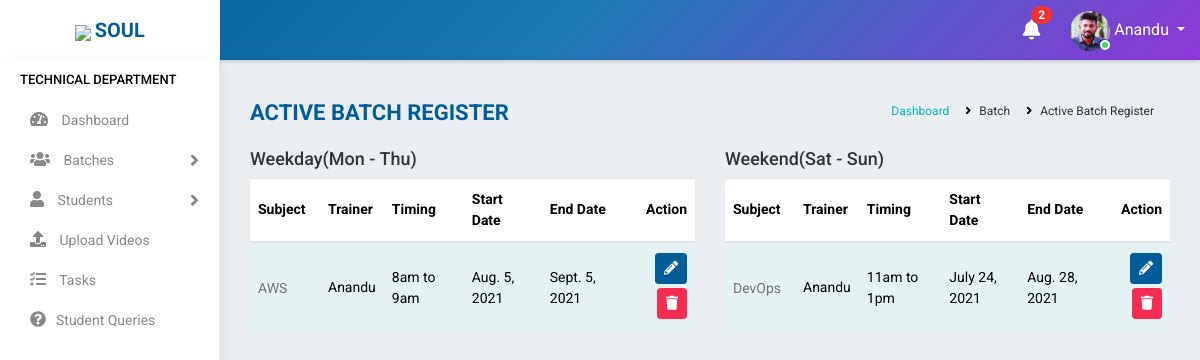
Before: /active_batch_register/ (signed in) with the older database file.
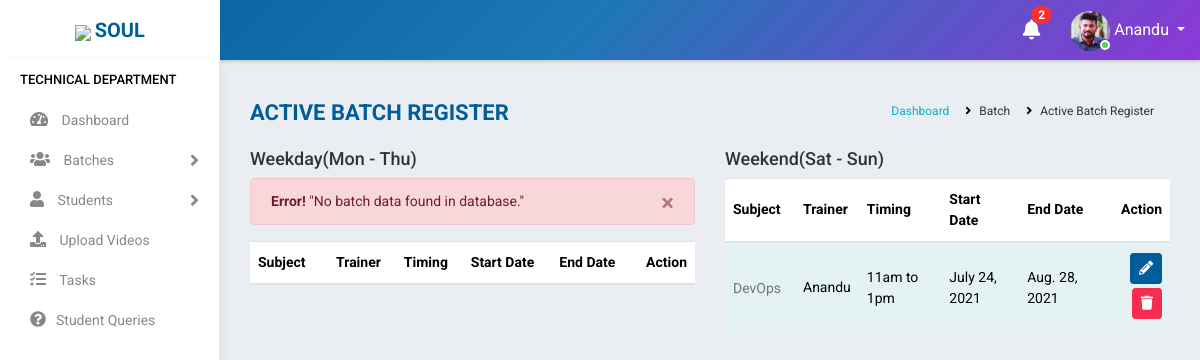
After: the same page with the newer database file.
### accounts/models.py (models this page shows, shortened)
class Batch(models.Model):
    mod_value= [
    ('1', 'Weekday'),
    ('2', 'Weekend')
    ]
    status_value= [
        ('Yet to start', 'Yet to start'),
        ('Ongoing', 'Ongoing'),
        ('Completed', 'Completed'),
    ]
    subject = models.ForeignKey(Courses,on_delete=models.CASCADE,null=True,blank=True)
    trainer = models.ForeignKey(Staff,on_delete=models.CASCADE,null=True,limit_choices_to={'stype':"3"},blank=True)
    timing = models.CharField(max_length=100, null=True,blank=True)
    start_date = models.DateField(null=True,blank=True)
    end_date = models.DateField(null=True,blank=True)
    link = models.CharField(max_length=1000,null=True,blank=True)
    passcode = models.CharField(max_length=100,null=True,blank=True,default="N/A")
    mode = models.CharField(max_length=100,choices=mod_value,default=1,blank=True)
    status = models.CharField(max_length=100,choices=status_value,blank=True,default="Yet to start")

class Courses(models.Model):
    name = models.CharField(max_length=300,null=True)
    fee = models.CharField(max_length=6)
    link = models.CharField(max_length=1000,null=True, blank=True)
    pic = models.ImageField(null=True, blank=True)
    def __str__(self):
        return self.name

class Staff(models.Model):
    value= (
    ('1', 'Operations'),
    ('2', 'Sales'),
    ('3', 'Trainer'),
    ('4', 'Admin'),
    )
    state = (
    ('Andhra Pradesh','Andhra Pradesh'),
    ('Arunachal Pradesh','Arunachal Pradesh'),
    ('Assam','Assam'),
    ('Bihar','Bihar'),
    ('Chhattisgarh','Chattisgarh'),
    ('Goa','Goa'),
    ('Gujarat','Gujarat'),
    ('Haryana','Haryana'),
    ('Himachal Pradesh','Himachal Pradesh'),
    ('Jharkhand','Jharkhand'),
    ('Karnataka','Karnataka'),
    ('Kerala','Kerala'),
    ('Madhya Pradesh','Madhya Pradesh'),
    ('Maharashtra','Maharashtra'),
    ('Manipur','Manipur'),
    ('Meghalaya','Meghalaya'),
    ('Mizoram','Mizoram'),
    ('Nagaland','Nagaland'),
    ('Odisha','Odisha'),
    ('Rajasthan','Rajasthan'),
    ('Sikkim','Sikkim'),
    ('Tamil Nadu','Tamil Nadu'),
    ('Telangana','Telangana'),
    ('Tripura','Tripura'),
    ('Uttar Pradesh','Uttar Pradesh'),
    ('Uttarakhand','Uttarakhand'),
    ('West Bengal','West Bengal')
    )
    groups = (
        ('AB+', 'AB+'),
        ('AB-', 'AB-'),
        ('A+', 'A+'),
        ('A-', 'A-'),
        ('B+', 'B+'),
        ('B-', 'B-'),
        ('O+', 'O+'),
        ('O-', 'O-'),
        )
    user = models.OneToOneField(User,on_delete=models.CASCADE,null=True,blank=True)
    name = models.CharField(max_length=100,null=True, blank=True)
    empid = models.CharField(max_length=100,null=True, blank=True)
    mobile = models.CharField(max_length=10,null=True, blank=True)
    email = models.EmailField(max_length=200,null=True, blank=True)
    sex = models.CharField(max_length=10,null=True,choices=(('Male','Male'),('Female','Female')), blank=True)
    dob = models.DateField(null=True, blank=True)
    doj = models.DateField(null=True, blank=True)
    blood_group = models.CharField(max_length=100,null=True, blank=True,choices=groups)
    house = models.CharField(max_length=100,null=True, blank=True)
    street =models.CharField(max_length=100,null=True, blank=True)
    street2 =models.CharField(max_length=100,null=True, blank=True)
    city = models.CharField(max_length=100,null=True, blank=True)
    state = models.CharField(max_length=100,null=True,choices=state, blank=True)
    stype = models.CharField(max_length=100,null=True,choices=value, blank=True)
    status = models.CharField(max_length=20,choices=(('Active','Active'),('Inactive','Inactive')),default='Active')
    profile_pic = models.ImageField(null=True, blank=True,default="student.jpg")
    def __str__(self):
        return self.name

### accounts/views.py (the view)
# urls.py: path('active_batch_register/', AllActiveBatchView.as_view(),name='active_batch_register'),
class AllActiveBatchView(View):
    def get(self, request):
        user=request.user
        if user.is_authenticated:
            note = Notification.objects.filter(receiver=user).filter(status="Not Read").order_by('-datetime')
            no_count = note.count()
            try:
                s= Staff.objects.get(user=user)
                if s.stype == "1" or s.stype == "3" :
                    b=Batch.objects.filter(status='Ongoing',mode="1")
                    c=Batch.objects.filter(status='Ongoing',mode="2")
                    return render(request,'accounts/all_active_batches.html',{'s':s,'b':b,'c':c,'no_count':no_count,'note':note})
                else:
                    return redirect('home')
            except:
                return redirect('home')
        else:
            return redirect('logout')

### accounts/templates/accounts/all_active_batches.html (shortened to what the changed rows need)
{% extends 'accounts/main.html' %}
    {% block content %}
<div class="main-wrapper">
    <div class="page-wrapper">
        <div class="content container-fluid">
                <div class="row">
                    <div class="col-12 col-md-6">
                        <div class="table-responsive">
                        <table class="table table-striped custom-table datatable">
                            <thead>
                                <tr>
                                    <th style="min-width:70px;">Subject</th>
                                    <th style="min-width:50px;">Trainer</th>
                                    <th style="min-width:50px;">Timing</th>
                                    <th style="min-width:50px;">Start Date</th>
                                    <th style="min-width:50px;">End Date</th>
                                    <th class="text-right">Action</th>
                                </tr>
                            </thead>
                            <tbody>
                                {% for i in b %}
                                <tr>
                                    <td><h2><a href="">{{i.subject}}</a></h2></td>
                                    <td>{{i.trainer}}</td>
                                    <td>{{i.timing}}</td>
                                    <td>{{i.start_date}}</td>
                                    <td>{{i.end_date}}</td>
                                    <td class="text-right">
                                    <a href="{%url 'batch_edit' i.id %}" class="btn btn-primary btn-sm mb-1">
                                    <i class="fas fa-pencil-alt" aria-hidden="true"></i>
                                    </a>
                                    <a href="{%url 'batch_delete' i.id %}" class="btn btn-danger btn-sm mb-1">
                                        <i class="fas fa-trash" aria-hidden="true"></i>
                                    </a>
                                    </td>
                                </tr>
                                {% empty %}
                                    <div class="alert alert-danger alert-dismissible fade show" role="alert">
                                        <strong>Error!</strong>
                                        "No batch data found in database."
                                        <button type="button" class="close" data-dismiss="alert" area-label="Close">
                                            <span area-hidden="true">×</span>
                                        </button>
                                        </div>
                                {%  endfor %}
                            </tbody>
                        </table>
                        </div>
                    </div>
                    <div class="col-12 col-md-6">
                        <div class="table-responsive">
                        <table class="table table-striped custom-table datatable">
                            <thead>
                                <tr>
                                    <th style="min-width:70px;">Subject</th>
                                    <th style="min-width:50px;">Trainer</th>
                                    <th style="min-width:50px;">Timing</th>
                                    <th style="min-width:50px;">Start Date</th>
                                    <th style="min-width:50px;">End Date</th>
                                    <th class="text-right">Action</th>
                                </tr>
                            </thead>
                            <tbody>
                                {% for i in c %}
                                <tr>
                                    <td><h2><a href="">{{i.subject}}</a></h2></td>
                                    <td>{{i.trainer}}</td>
                                    <td>{{i.timing}}</td>
                                    <td>{{i.start_date}}</td>
                                    <td>{{i.end_date}}</td>
                                    <td class="text-right">
                                    <a href="{%url 'batch_edit' i.id %}" class="btn btn-primary btn-sm mb-1">
                                    <i class="fas fa-pencil-alt" aria-hidden="true"></i>
                                    </a>
                                    <a href="{%url 'batch_delete' i.id %}" class="btn btn-danger btn-sm mb-1">
                                    <i class="fas fa-trash" aria-hidden="true"></i>
                                    </a>
                                    </td>
                                </tr>
                                {%  endfor %}
                            </tbody>
                        </table>
                        </div>
                    </div>
        </div>
    </div>
</div>
{% endblock %}

Changed rows visible on the page:
no longer on this page (row edited): Batch: subject "AWS", trainer "Anandu", timing "8am to 9am", start_date "Aug. 5, 2021", end_date "Sept. 5, 2021", shown under "Weekday(Mon - Thu)"
Other visible differences:
text now shown: "Error! \"No batch data found in database.\" ×"
